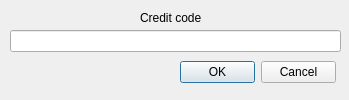
<?xml version="1.0" encoding="UTF-8"?>
<ui version="4.0">
 <class>Payment</class>
 <widget class="QDialog" name="Payment">
  <property name="geometry">
   <rect>
    <x>0</x>
    <y>0</y>
    <width>349</width>
    <height>100</height>
   </rect>
  </property>
  <property name="windowTitle">
   <string>Dialog</string>
  </property>
  <widget class="QDialogButtonBox" name="buttonBox">
   <property name="geometry">
    <rect>
     <x>180</x>
     <y>60</y>
     <width>156</width>
     <height>24</height>
    </rect>
   </property>
   <property name="orientation">
    <enum>Qt::Horizontal</enum>
   </property>
   <property name="standardButtons">
    <set>QDialogButtonBox::Cancel|QDialogButtonBox::Ok</set>
   </property>
  </widget>
  <widget class="QLabel" name="label">
   <property name="geometry">
    <rect>
     <x>140</x>
     <y>10</y>
     <width>61</width>
     <height>16</height>
    </rect>
   </property>
   <property name="text">
    <string>Credit code</string>
   </property>
  </widget>
  <widget class="QLineEdit" name="lineEdit">
   <property name="geometry">
    <rect>
     <x>10</x>
     <y>30</y>
     <width>331</width>
     <height>22</height>
    </rect>
   </property>
  </widget>
 </widget>
 <resources/>
 <connections/>
</ui>
